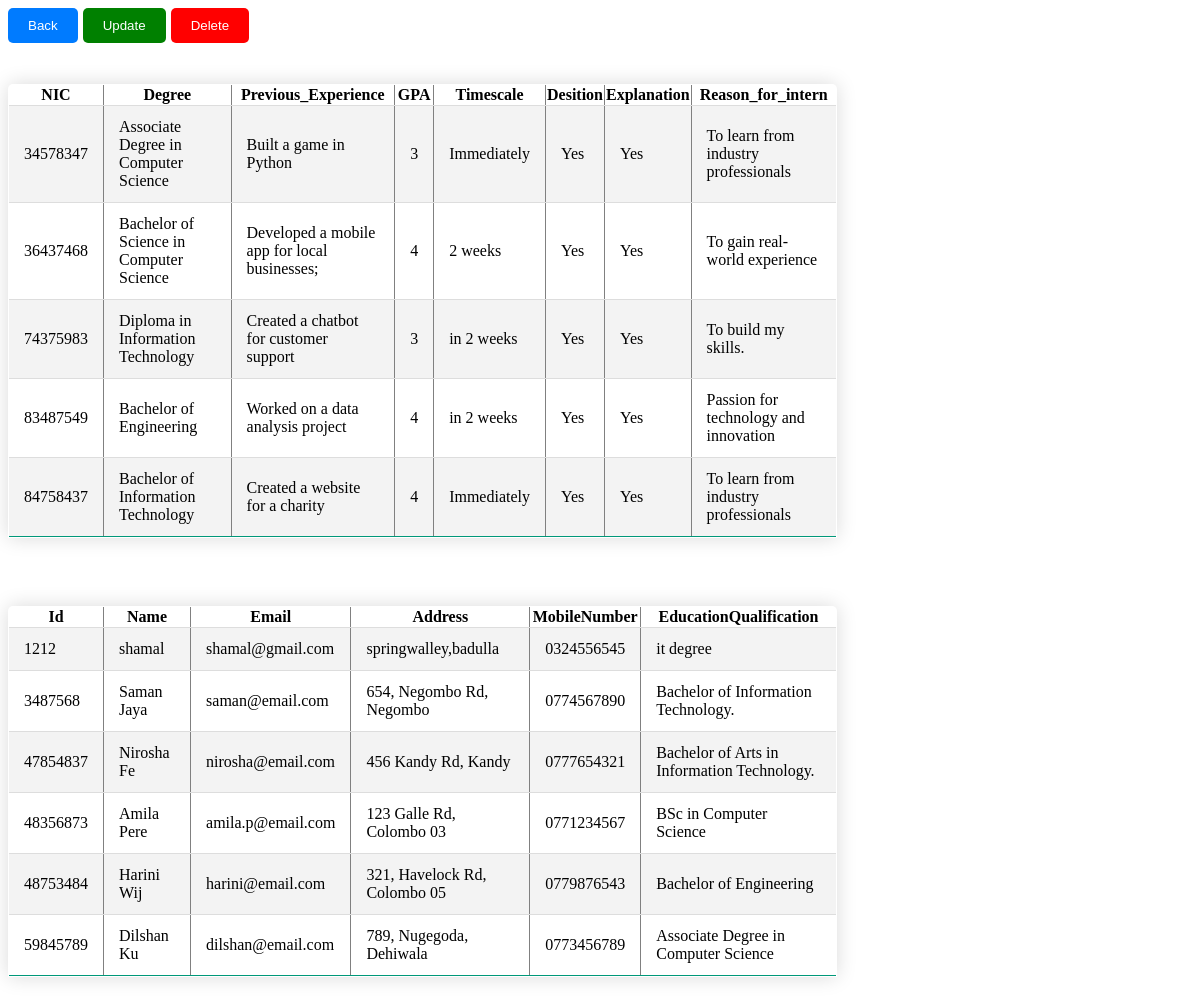
The page /Sandeepa/Shamal/read.php on the database its author committed.
### tables this page shows
CREATE TABLE `sdeveloper` (
  `NIC` int(20) NOT NULL,
  `Degree` varchar(50) NOT NULL,
  `Previous_Experience` varchar(50) NOT NULL,
  `GPA` int(20) NOT NULL,
  `Timescale` varchar(20) NOT NULL,
  `Desition` varchar(50) NOT NULL,
  `Explanation` varchar(50) NOT NULL,
  `Reason_for_intern` varchar(50) NOT NULL
);

CREATE TABLE `customercare1` (
  `Id` int(10) NOT NULL,
  `Name` varchar(20) NOT NULL,
  `Email` varchar(20) NOT NULL,
  `Address` varchar(30) NOT NULL,
  `MobileNumber` varchar(10) NOT NULL,
  `EducationQualification` varchar(50) NOT NULL
);

### Sandeepa/Shamal/read.php (the view, shortened to what this page needs)
<html>
<head>
    <link rel="stylesheet" href="../Malith/readtable.css">
</head>
<body>
<div class="btn" style="display: flex;">
<a href="http://localhost/jobsadawiya/Sandeepa/Shamal/user_account_page.php">
<button style="margin-right: 5px;">Back</button></a>
<form method="post" action="updateintern.php" >
<button style="margin-right: 5px; background-color: green;">Update</button>
</form>
<form method="post" action="deleteintern.php">
<button style="margin-right: 5px; background-color: red;">Delete</button>
</form>
</div>
<?php
require 'config.php';
$sqljob = "SELECT NIC,Degree, Previous_Experience, GPA, Timescale, Desition, Explanation, Reason_for_intern FROM sdeveloper";
$result_job = $con->query($sqljob);
if ($result_job) {
    if ($result_job->num_rows > 0) {
        echo "<div class='table'><table border='1'>";
        echo "<tr>";
        echo"<th>NIC</th>" .
            "<th>Degree</th>" .
             "<th>Previous_Experience</th>" .
             "<th>GPA</th>" .
             "<th>Timescale</th>" .
             "<th>Desition</th>" .
             "<th>Explanation</th>" .
             "<th>Reason_for_intern</th>";
        echo "</tr>";
        while ($row = $result_job->fetch_assoc()) {
            echo "<tr>";
            echo "<td>". $row["NIC"] . "</td>" .
                 "<td>". $row["Degree"] . "</td>" .
                 "<td>". $row["Previous_Experience"] . "</td>" .
                 "<td>". $row["GPA"] . "</td>" .
                 "<td>". $row["Timescale"] . "</td>" .
                 "<td>". $row["Desition"] . "</td>" .
                 "<td>". $row["Explanation"] . "</td>" .
                 "<td>". $row["Reason_for_intern"] . "</td>";
            echo "</tr>";
        }
        echo "</table></div><br>";
    } else {
        echo "No results found.";
    }
} else {
    echo "ERROR: " . $con->error;
}
$sqlcompany = "SELECT Id, Name, Email, Address, MobileNumber, EducationQualification FROM customercare1";
$result_company = $con->query($sqlcompany);
if ($result_company) {
    if ($result_company->num_rows > 0) {
        echo "<div class='table'><table border='1'>";
        echo "<tr>";
        echo "<th>Id</th>" .
             "<th>Name</th>" .
             "<th>Email</th>" .
             "<th>Address</th>" .
             "<th>MobileNumber</th>" .
             "<th>EducationQualification</th>";
        echo "</tr>";
        while ($row = $result_company->fetch_assoc()) {
            echo "<tr>";
            echo "<td>". $row["Id"] . "</td>" .
                 "<td>". $row["Name"] . "</td>" .
                 "<td>". $row["Email"] . "</td>" .
                 "<td>". $row["Address"] . "</td>" .
                 "<td>". $row["MobileNumber"] . "</td>" .
                 "<td>". $row["EducationQualification"] . "</td>";
            echo "</tr>";
        }
        echo "</table></div><br>";
    } else {
        echo "No results found.";
    }
} else {
    echo "ERROR: " . $con->error;
}
?>
</body>
</html>

### Sandeepa/Malith/readtable.css (style rules this page uses)
.table { display: flex; }
.table table { width: 70%; margin: 25px 0; border-collapse: collapse; border-radius: 5px 5px 0 0; overflow: hidden; box-shadow: 0 0 20px rgba(0, 0, 0, 0.15); }
table tbody td { padding: 12px 15px; }
table tbody tr { border-bottom: 1px solid #dddddd; }
table tbody tr:nth-of-type(even) { background-color: #f3f3f3; }
table tbody tr:last-of-type { border-bottom: 2px solid #009879; }
button { background-color: #007BFF; color: white; padding: 10px 20px; border: none; border-radius: 5px; cursor: pointer; }

### rows shown on the page
sdeveloper: NIC "34578347", Degree "Associate Degree in Computer Science", Previous_Experience "Built a game in Python", GPA "3", Timescale "Immediately", Desition "Yes", Explanation "Yes", Reason_for_intern "To learn from industry professionals"
sdeveloper: NIC "36437468", Degree "Bachelor of Science in Computer Science", Previous_Experience "Developed a mobile app for local businesses;", GPA "4", Timescale "2 weeks", Desition "Yes", Explanation "Yes", Reason_for_intern "To gain real-world experience"
sdeveloper: NIC "74375983", Degree "Diploma in Information Technology", Previous_Experience "Created a chatbot for customer support", GPA "3", Timescale "in 2 weeks", Desition "Yes", Explanation "Yes", Reason_for_intern "To build my skills."
sdeveloper: NIC "83487549", Degree "Bachelor of Engineering", Previous_Experience "Worked on a data analysis project", GPA "4", Timescale "in 2 weeks", Desition "Yes", Explanation "Yes", Reason_for_intern "Passion for technology and innovation"
sdeveloper: NIC "84758437", Degree "Bachelor of Information Technology", Previous_Experience "Created a website for a charity", GPA "4", Timescale "Immediately", Desition "Yes", Explanation "Yes", Reason_for_intern "To learn from industry professionals"
customercare1: Id "1212", Name "shamal", Email "shamal@gmail.com", Address "springwalley,badulla", MobileNumber "0324556545", EducationQualification "it degree"
customercare1: Id "3487568", Name "Saman Jaya", Email "saman@email.com", Address "654, Negombo Rd, Negombo", MobileNumber "0774567890", EducationQualification "Bachelor of Information Technology."
customercare1: Id "47854837", Name "Nirosha Fe", Email "nirosha@email.com", Address "456 Kandy Rd, Kandy", MobileNumber "0777654321", EducationQualification "Bachelor of Arts in Information Technology."
customercare1: Id "48356873", Name "Amila Pere", Email "amila.p@email.com", Address "123 Galle Rd, Colombo 03", MobileNumber "0771234567", EducationQualification "BSc in Computer Science"
customercare1: Id "48753484", Name "Harini Wij", Email "harini@email.com", Address "321, Havelock Rd, Colombo 05", MobileNumber "0779876543", EducationQualification "Bachelor of Engineering"
customercare1: Id "59845789", Name "Dilshan Ku", Email "dilshan@email.com", Address "789, Nugegoda, Dehiwala", MobileNumber "0773456789", EducationQualification "Associate Degree in Computer Science"
